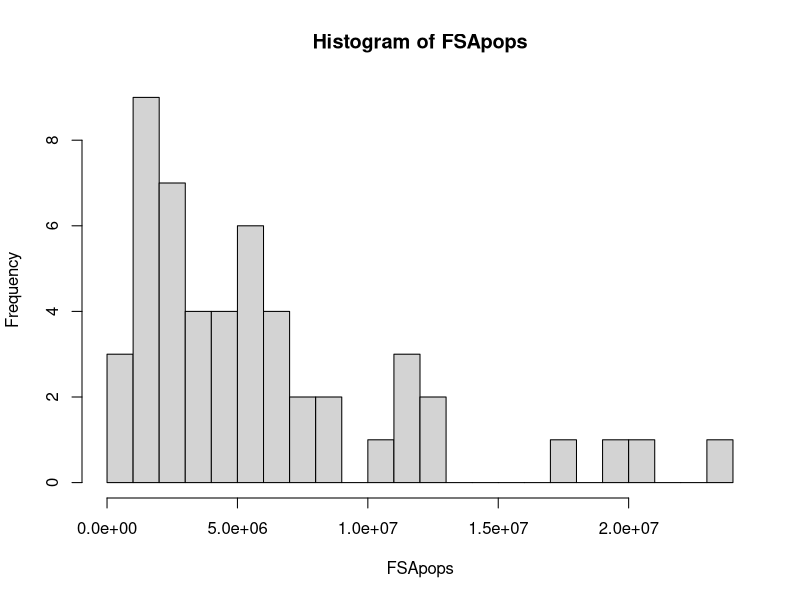

Reproduce this figure in R.
# Name: Shrutik Katchhi
# Home Work
#

# Normal Dist of 1000 samples, mean: 80

n <- rnorm(1000
           , mean = 80
           )
n

# Function to find number of values between two numbers

myNewFunction<-function(myVector,a,b)
{
  #clen <- length(myVector)

  a1 <- which(myVector < b)
  b1 <- which(myVector > a)
  
  ab <- intersect(a1,b1)
  ans <- length(ab+2) # +2 to include the comparing values as well, could've been dobe by <=b or >=a also
  return(ans)
}

x <- myNewFunction(n,79,80)
x


x1 <- myNewFunction(n,79,81)
x1

# Result 1 between 79 & 81: 686
# Result 2 between 79 & 81: 648
# Result 3 between 79 & 81: 670


##############################################
#Task 2
##############################################

#installed the VGAM library using R, then reloaded the Rconsole in RStudio after calling library()

library(VGAM)

# Location, scale, shape.

FSApops <- rparetoII(51,563626,36690330,8)

FSApops

hist(FSApops, breaks = 20)

meanP <- mean(FSApops)
meanP

sdP <- sd(FSApops)
sdP

maxP <- max(FSApops)
maxP

minP <- min(FSApops)
minP
